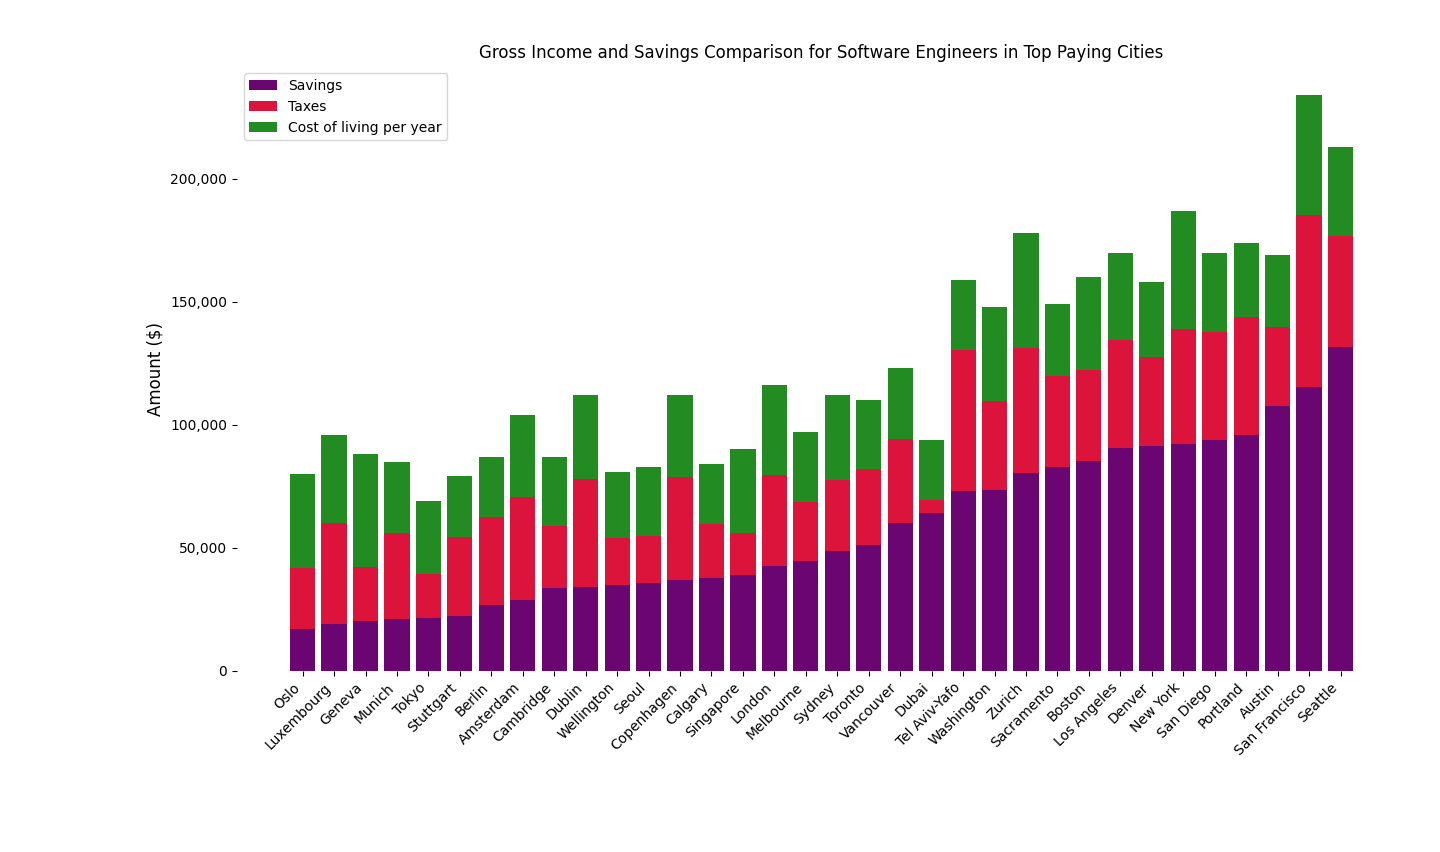

Reproduce this figure in Python.
import pandas as pd
import clean_dataset as dataset
import matplotlib.pyplot as plt
import numpy as np

dataset_tot = dataset.dataset

# cost of living in New York city in dollar, 1 bedroom apartament outside city center numbeo
cost_newyork = 4000

# ------------------------------- create new columns ------------------------------

# calculate yearly cost of living per city
dataset_tot['cost_living_per_year'] = cost_newyork * \
    dataset_tot['Cost of Living Plus Rent Index']*12/100

# calculate savings per city
dataset_tot["Savings"] = dataset_tot['net_salary'] - \
    dataset_tot['cost_living_per_year']

# calculate taxes
dataset_tot['Taxes'] = dataset_tot['gross_salary']-dataset_tot['net_salary']

# -------------------------------- plot ---------------------------------------------

# Sort the dataset by savings in descending order
dataset_tot = dataset_tot.sort_values('Savings', ascending=True)

# Create a figure and axis
fig, ax = plt.subplots()

# Calculate the positions of the bars on the x-axis
x = range(len(dataset_tot))

# Define new colors for the bars
savings_color = '#6A0572'
taxes_color = '#DC143C'
cost_color = '#228B22'

# Plotting the stacked bars
ax.bar(x, dataset_tot['Savings'], color=savings_color, label='Savings')
ax.bar(x, dataset_tot['Taxes'], color=taxes_color,
       label='Taxes', bottom=dataset_tot['Savings'])
ax.bar(x, dataset_tot['cost_living_per_year'], color=cost_color, label='Cost of living per year',
       bottom=dataset_tot['Savings'] + dataset_tot['Taxes'])

# Set the x-axis tick positions and labels
ax.set_xticks(x)
ax.set_xticklabels(dataset_tot['City'], rotation=45, ha='right')

# Set the y-axis label in dollars
ax.set_ylabel('Amount ($)', fontsize=12)

# Format the y-axis labels with a decimal point at the thousands position
ax.yaxis.set_major_formatter(plt.FuncFormatter(lambda x, _: format(x, ',.0f')))


# Set the chart title
ax.set_title(
    'Gross Income and Savings Comparison for Software Engineers in Top Paying Cities')

# Remove the background
ax.set_facecolor('none')
fig.set_facecolor('white')

# Add a legend
ax.legend()

# Remove the border around the plot
ax.spines['top'].set_visible(False)
ax.spines['right'].set_visible(False)
ax.spines['bottom'].set_visible(False)
ax.spines['left'].set_visible(False)

# Adjust the layout to prevent label cropping
plt.tight_layout()

# Show the plot
plt.show()
